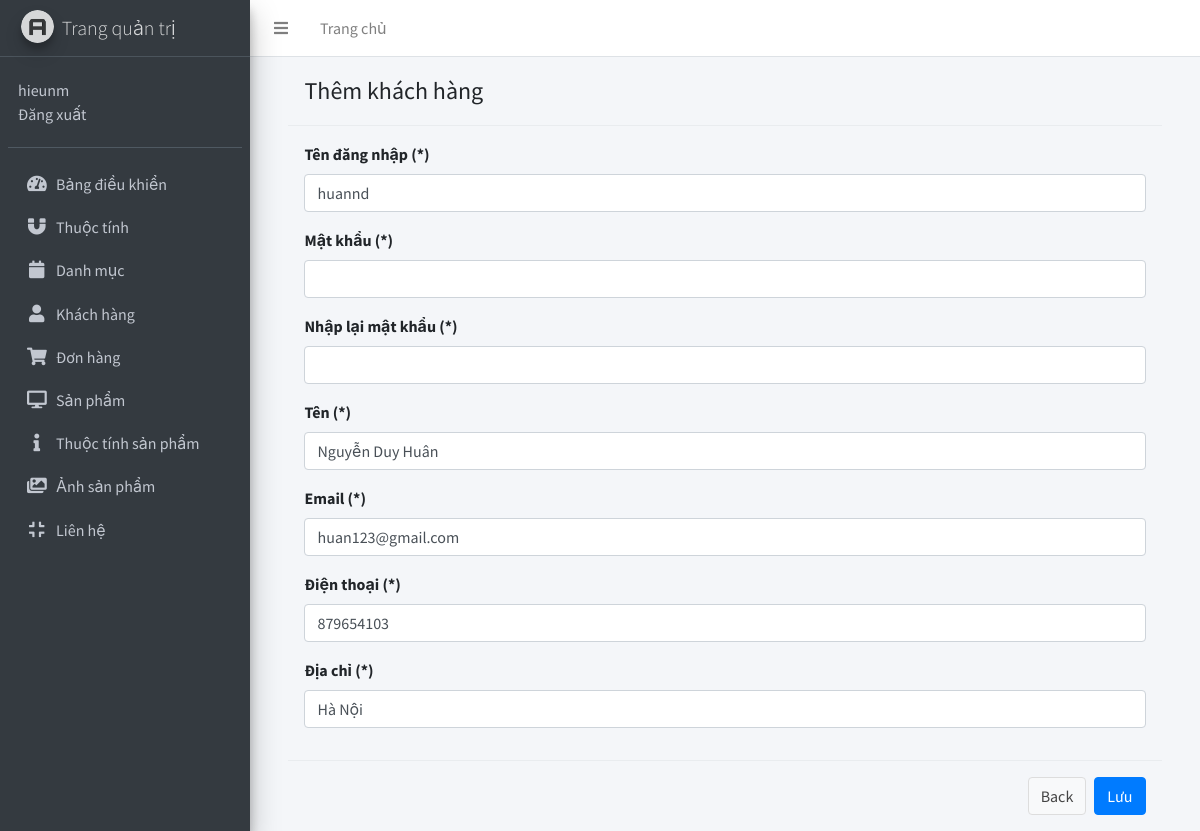
/View/admin/addcustomer.php?id=3 (signed in), run on the app's committed database.
### tables this page shows
CREATE TABLE `customers` (
  `id` int(11) NOT NULL AUTO_INCREMENT,
  `username` varchar(255) DEFAULT NULL,
  `password` varchar(255) DEFAULT NULL,
  `name` varchar(255) DEFAULT NULL,
  `email` varchar(255) DEFAULT NULL,
  `phone` int(11) DEFAULT NULL,
  `address` varchar(255) DEFAULT NULL,
  `created_at` timestamp NULL DEFAULT NULL,
  `updated_at` timestamp NULL DEFAULT NULL,
  PRIMARY KEY (`id`) USING BTREE
);

### Model/ketnoi.php (called while the page is built, shortened)
<?php
	class ketnoi
	{
		public static function getConnection()
		{
			$con = new mysqli("localhost","root","phong119988","storeHieu");
			$con->query("SET NAMES 'utf8'");
		    return $con;
		}
	}
?>

### Controller/functioncustomers.php (called while the page is built, shortened)
<?php
	class functioncustomers
	{
		private $ketNoi;
	    function __construct()
	    {
	        $this->ketNoi = ketnoi::getConnection();
	    }
		function laychitietkhachhang($id)
		{
			$objkhachhang = new datacustomers();
            $SQL = "Select * from customers where id=".$id;
            $q = mysqli_query($this->ketNoi,$SQL);
            while($row = mysqli_fetch_array($q))
            {
                $objkhachhang = new datacustomers();
                $objkhachhang->id = $row['id'];
                $objkhachhang->username = $row['username'];
                $objkhachhang->name = $row['name'];
                $objkhachhang->email = $row['email'];
                $objkhachhang->phone = $row['phone'];
                $objkhachhang->address = $row['address'];
                $objkhachhang->created_at = $row['created_at'];
                $objkhachhang->updated_at = $row['updated_at'];
            }
            return $objkhachhang;
		}
	}
?>

### View/admin/addcustomer.php (the view, shortened to what this page needs)
<?php
include '../../Model/ketnoi.php';
include '../../Model/datacustomers.php';
include '../../Controller/functioncustomers.php';
$username = ""; $password = ""; $confirmpassword = ""; $name = ""; $email = ""; $phone = 0; $address = ""; $id = 0;
$service = new functioncustomers();
if(isset($_GET['id']))
{
    $id = intval($_GET['id']);
    $objkhachhang = $service->laychitietkhachhang($id);
    if ($objkhachhang != null)
    {
        $username = $objkhachhang->username;
        $name = $objkhachhang->name;
        $email = $objkhachhang->email;
        $phone = $objkhachhang->phone;
        $address = $objkhachhang->address;
    }
}
    ?>
<?php include('./header.php'); ?>
<?php include('./sidebar.php'); ?>
<div class="content-wrapper">
    <section class="content">
        <div class="container-fluid">
            <div style="width: 95%; margin:auto;">
                <form action="./addcustomer.php" method="POST" role="form" name="addcustomer">
                    <div class="modal-header">
                        <h4 class="modal-title">Thêm khách hàng</h4>
                    </div>
                    <div class="modal-body">
                        <div class="form-group">
                            <label for="username">Tên đăng nhập (*)</label>
                            <input type="text" name="username" class="form-control" value="<?php echo $username; ?>" id="username_add" placeholder="username">
                        </div>
                        <div class="form-group">
                            <label for="password">Mật khẩu (*)</label>
                            <input type="password" name="password" class="form-control" minlength="6">
                        </div>
                        <div class="form-group">
                            <label for="confirmpassword">Nhập lại mật khẩu (*)</label>
                            <input type="password" name="confirmpassword" class="form-control" minlength="6">
                        </div>
                        <div class="form-group">
                            <label for="name">Tên (*)</label>
                            <input type="text" name="name" class="form-control" value="<?php echo $name; ?>" id="name_add" placeholder="name">
                        </div>
                        <div class="form-group">
                            <label for="email">Email (*)</label>
                            <input type="text" name="email" class="form-control" value="<?php echo $email; ?>" id="email_add" placeholder="email">
                        </div>
                        <div class="form-group">
                            <label for="phone">Điện thoại (*)</label>
                            <input type="text" name="phone" class="form-control" value="<?php echo $phone; ?>" id="phone_add" placeholder="phone">
                        </div>
                        <div class="form-group">
                            <label for="address">Địa chỉ (*)</label>
                            <input type="text" name="address" class="form-control" value="<?php echo $address; ?>" id="address_add" placeholder="address">
                        </div>
                    </div>
                    <div class="modal-footer">
                        <button type="button" id="back_page" class="btn btn-default" data-dismiss="modal">Back</button>
                        <input type="submit" id="btnValidate" class="btn btn-primary" name="ok" value="Lưu">
                    </div>
                </form>
            </div>
        </div>
    </section>
</div>
<?php include('./footer.php'); ?>

### data on the page
customers: username "huannd", name "Nguyễn Duy Huân", email "huan123@gmail.com", phone "879654103", address "Hà Nội"

### other printed values
$_SESSION['username'] "hieunm"
